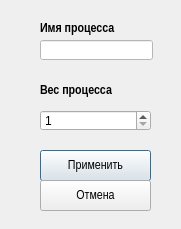
<?xml version="1.0" encoding="UTF-8"?>
<ui version="4.0">
 <class>InfoWindow</class>
 <widget class="QDialog" name="InfoWindow">
  <property name="geometry">
   <rect>
    <x>0</x>
    <y>0</y>
    <width>181</width>
    <height>229</height>
   </rect>
  </property>
  <property name="windowTitle">
   <string>Dialog</string>
  </property>
  <property name="styleSheet">
   <string notr="true"/>
  </property>
  <widget class="QLabel" name="label">
   <property name="geometry">
    <rect>
     <x>40</x>
     <y>20</y>
     <width>81</width>
     <height>16</height>
    </rect>
   </property>
   <property name="font">
    <font>
     <family>Arial Narrow</family>
     <pointsize>10</pointsize>
     <weight>75</weight>
     <italic>false</italic>
     <bold>true</bold>
    </font>
   </property>
   <property name="text">
    <string>Имя процесса</string>
   </property>
  </widget>
  <widget class="QLabel" name="label_2">
   <property name="geometry">
    <rect>
     <x>40</x>
     <y>80</y>
     <width>111</width>
     <height>21</height>
    </rect>
   </property>
   <property name="font">
    <font>
     <family>Arial Narrow</family>
     <pointsize>10</pointsize>
     <weight>75</weight>
     <italic>false</italic>
     <bold>true</bold>
    </font>
   </property>
   <property name="text">
    <string>Вес процесса</string>
   </property>
  </widget>
  <widget class="QLineEdit" name="lineName">
   <property name="geometry">
    <rect>
     <x>40</x>
     <y>40</y>
     <width>113</width>
     <height>20</height>
    </rect>
   </property>
   <property name="font">
    <font>
     <family>Arial Narrow</family>
     <pointsize>10</pointsize>
     <weight>50</weight>
     <italic>false</italic>
     <bold>false</bold>
    </font>
   </property>
   <property name="styleSheet">
    <string notr="true">background-color: rgb(255, 255, 255);</string>
   </property>
  </widget>
  <widget class="QPushButton" name="addVertexButton">
   <property name="geometry">
    <rect>
     <x>40</x>
     <y>150</y>
     <width>111</width>
     <height>31</height>
    </rect>
   </property>
   <property name="font">
    <font>
     <family>Arial Narrow</family>
     <pointsize>10</pointsize>
     <weight>50</weight>
     <italic>false</italic>
     <bold>false</bold>
    </font>
   </property>
   <property name="text">
    <string>Применить</string>
   </property>
   <property name="icon">
    <iconset resource="resource.qrc">
     <normaloff>:/images/ok.png</normaloff>:/images/ok.png</iconset>
   </property>
   <property name="iconSize">
    <size>
     <width>24</width>
     <height>24</height>
    </size>
   </property>
  </widget>
  <widget class="QPushButton" name="canselButton">
   <property name="geometry">
    <rect>
     <x>40</x>
     <y>180</y>
     <width>111</width>
     <height>31</height>
    </rect>
   </property>
   <property name="font">
    <font>
     <family>Arial Narrow</family>
     <pointsize>10</pointsize>
     <weight>50</weight>
     <italic>false</italic>
     <bold>false</bold>
    </font>
   </property>
   <property name="text">
    <string>Отмена</string>
   </property>
   <property name="icon">
    <iconset resource="resource.qrc">
     <normaloff>:/images/cancel.png</normaloff>:/images/cancel.png</iconset>
   </property>
   <property name="iconSize">
    <size>
     <width>24</width>
     <height>24</height>
    </size>
   </property>
  </widget>
  <widget class="QSpinBox" name="lineValue">
   <property name="geometry">
    <rect>
     <x>40</x>
     <y>110</y>
     <width>111</width>
     <height>21</height>
    </rect>
   </property>
   <property name="minimum">
    <number>1</number>
   </property>
   <property name="maximum">
    <number>999999</number>
   </property>
   <property name="value">
    <number>1</number>
   </property>
  </widget>
 </widget>
 <resources>
  <include location="resource.qrc"/>
 </resources>
 <connections/>
</ui>
